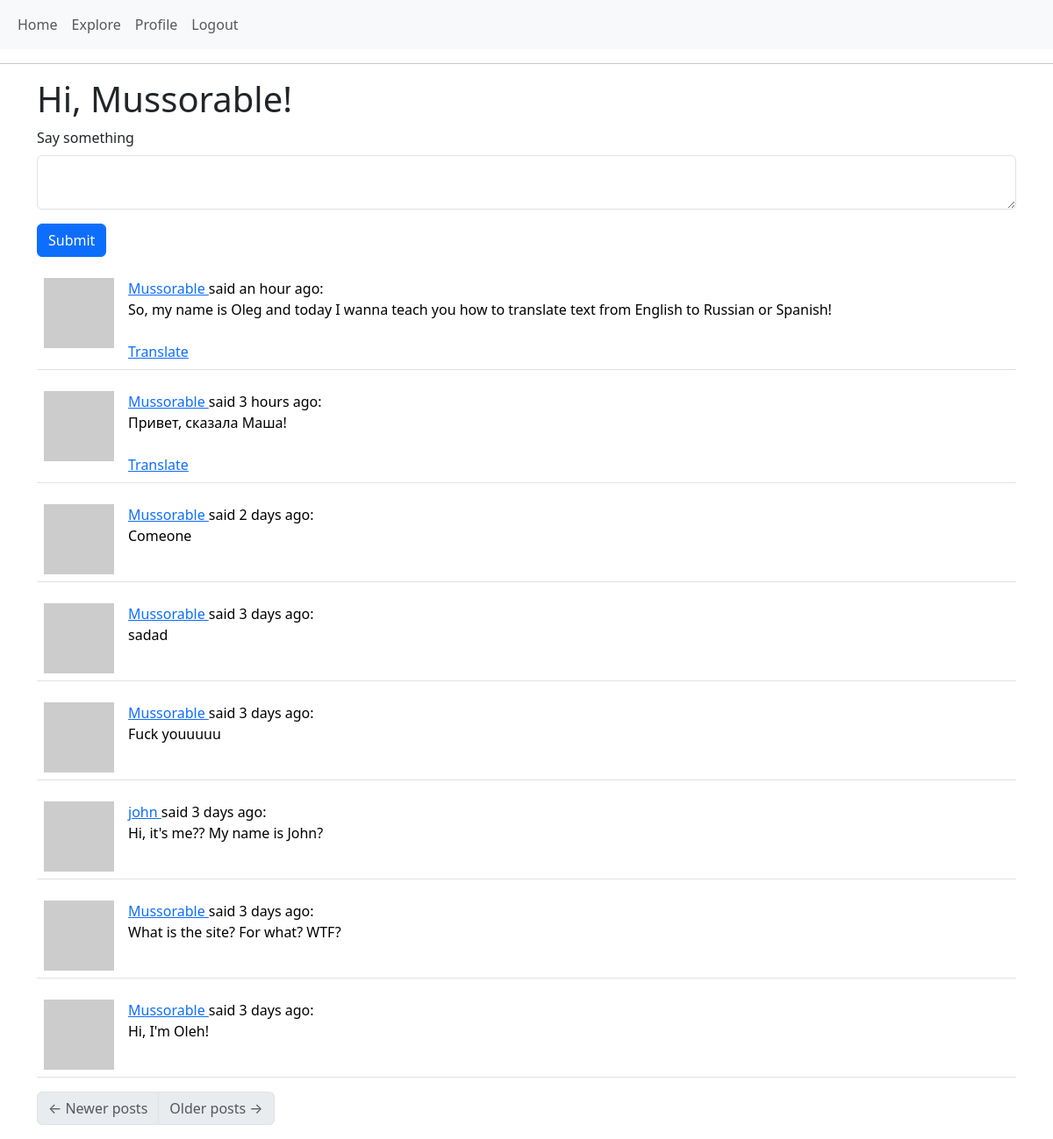
The page /index (signed in) on the database its author committed.
### app/models.py (models this page shows, shortened)
class User(UserMixin, db.Model):
    id: so.Mapped[int] = so.mapped_column(primary_key=True)
    username: so.Mapped[str] = so.mapped_column(sa.String(64), index=True, unique=True)
    email: so.Mapped[str] = so.mapped_column(sa.String(120), index=True, unique=True)
    password_hash: so.Mapped[Optional[str]] = so.mapped_column(sa.String(256))
    about_me: so.Mapped[Optional[str]] = so.mapped_column(sa.String(140))
    last_seen: so.Mapped[Optional[datetime]] = so.mapped_column(default=lambda: datetime.now(timezone.utc))
    posts: so.WriteOnlyMapped['Post'] = so.relationship(back_populates='author')
    following: so.WriteOnlyMapped['User'] = so.relationship(
        secondary=followers, primaryjoin=(followers.c.follower_id == id),
        secondaryjoin=(followers.c.followed_id == id),
        back_populates='followers')
    followers: so.WriteOnlyMapped['User'] = so.relationship(
        secondary=followers, primaryjoin=(followers.c.followed_id == id),
        secondaryjoin=(followers.c.follower_id == id),
        back_populates='following')
    def avatar(self, size):
        digest = md5(self.email.lower().encode('utf-8')).hexdigest()
        return f'https://www.gravatar.com/avatar/{digest}?d=identicon&s={size}'
    def following_posts(self):
        Author = so.aliased(User)
        Follower = so.aliased(User)
        return (
            sa.select(Post)
            .join(Post.author.of_type(Author))
            .join(Author.followers.of_type(Follower), isouter=True)
            .where(sa.or_(
                Follower.id == self.id,
                Author.id == self.id,
            ))
            .group_by(Post)
            .order_by(Post.timestamp.desc())
        )

class Post(db.Model):
    id: so.Mapped[int] = so.mapped_column(primary_key=True)
    body: so.Mapped[str] = so.mapped_column(sa.String(140))
    timestamp: so.Mapped[datetime] = so.mapped_column(index=True, default=lambda: datetime.now(timezone.utc))
    user_id: so.Mapped[int] = so.mapped_column(sa.ForeignKey(User.id), index=True)
    author: so.Mapped[User] = so.relationship(back_populates='posts')
    language: so.Mapped[Optional[str]] = so.mapped_column(sa.String(5))

### app/routes.py (the view, shortened to what this page needs)
@app.route('/', methods=['GET', 'POST'])
@app.route('/index', methods=['GET', 'POST'])
@login_required
def index():
    form = PostForm()
    page = request.args.get('page', 1, type=int)
    posts = db.paginate(
        current_user.following_posts(),
        page=page,
        per_page=app.config['POSTS_PER_PAGE'],
        error_out=False
    )
    next_url = url_for('index', page=posts.next_num) if posts.has_next else None
    prev_url = url_for('index', page=posts.prev_num) if posts.has_prev else None
    return render_template(
        'index.html',
        title=_('Home'),
        posts=posts,
        form=form,
        next_url=next_url,
        prev_url=prev_url
    )

### app/forms.py
class PostForm(FlaskForm):
    post = TextAreaField(_l('Say something'), validators=[
        DataRequired(),
        Length(min=1, max=140)])
    submit = SubmitField(_l('Submit'))

### app/__init__.py (called while the page is built)
def get_locale():
    return 'es'

### app/models.py (called while the page is built)
@login.user_loader
def load_user(id):
    return db.session.get(User, int(id))

### app/routes.py (called while the page is built)
@app.before_request
def before_request():
    if current_user.is_authenticated:
        current_user.last_seen = datetime.now(timezone.utc)
        db.session.commit()
        g.locale = str(get_locale())

### app/templates/index.html
{% extends "base.html" %}
{% import "bootstrap_wtf.html" as wtf %}
{% block content %}
    <h1>{{ _('Hi') }}, {{ current_user.username }}!</h1>
    {% if form %}
    {{ wtf.quick_form(form) }}
    {% endif %}
    {% for post in posts %}
        {% include '_post.html' %}
    {% endfor %}
    <nav aria-label="Post navigation">
        <ul class="pagination">
            <li class="page-item{% if not prev_url %} disabled{% endif %}">
                <a class="page-link" href="{{ prev_url }}">
                    <span aria-hidden="true">&larr;</span> Newer posts
                </a>
            </li>
            <li class="page-item{% if not next_url %} disabled{% endif %}">
                <a class="page-link" href="{{ next_url }}">
                    Older posts <span aria-hidden="true">&rarr;</span>
                </a>
            </li>
        </ul>
    </nav>
{% endblock %}

### app/templates/_post.html (shortened to what this page needs)
<table class="table table-hover">
    <tr style="vertical-align: top;">
        <td style="width: 70px;">
            <a href="{{ url_for('user', username=post.author.username) }}">
                <img src="{{ post.author.avatar(70) }}" alt="">
            </a>
        </td>
        <td>
            {{ _('%(username)s said %(when)s',
                    username=user_link, when=moment(post.timestamp).fromNow()) }}:
            <br>
            <span id="post{{ post.id }}">{{ post.body }}</span>
            <br><br>
            {% if post.language and post.language != g.locale %}
                <span id="translation{{ post.id }}">
                    <a href="javascript:translate(
                                'post{{ post.id }}',
                                'translation{{ post.id }}',
                                '{{ post.language }}',
                                '{{ g.locale }}');">{{ _('Translate') }}</a>
                </span>
            {% endif %}
        </td>
    </tr>
</table>

### rows shown on the page
User: username "Mussorable"
Post: body "So, my name is Oleg and today I wanna teach you how to translate text from English to Russian or Spanish!"
Post: body "Привет, сказала Маша!"
Post: body "Comeone"
Post: body "sadad"
Post: body "Fuck youuuuu"
Post: body "Hi, it's me?? My name is John?"
Post: body "What is the site? For what? WTF?"
Post: body "Hi, I'm Oleh!"

### other values the page prints
{{ field.label(class='form-label') }} "Say something"
